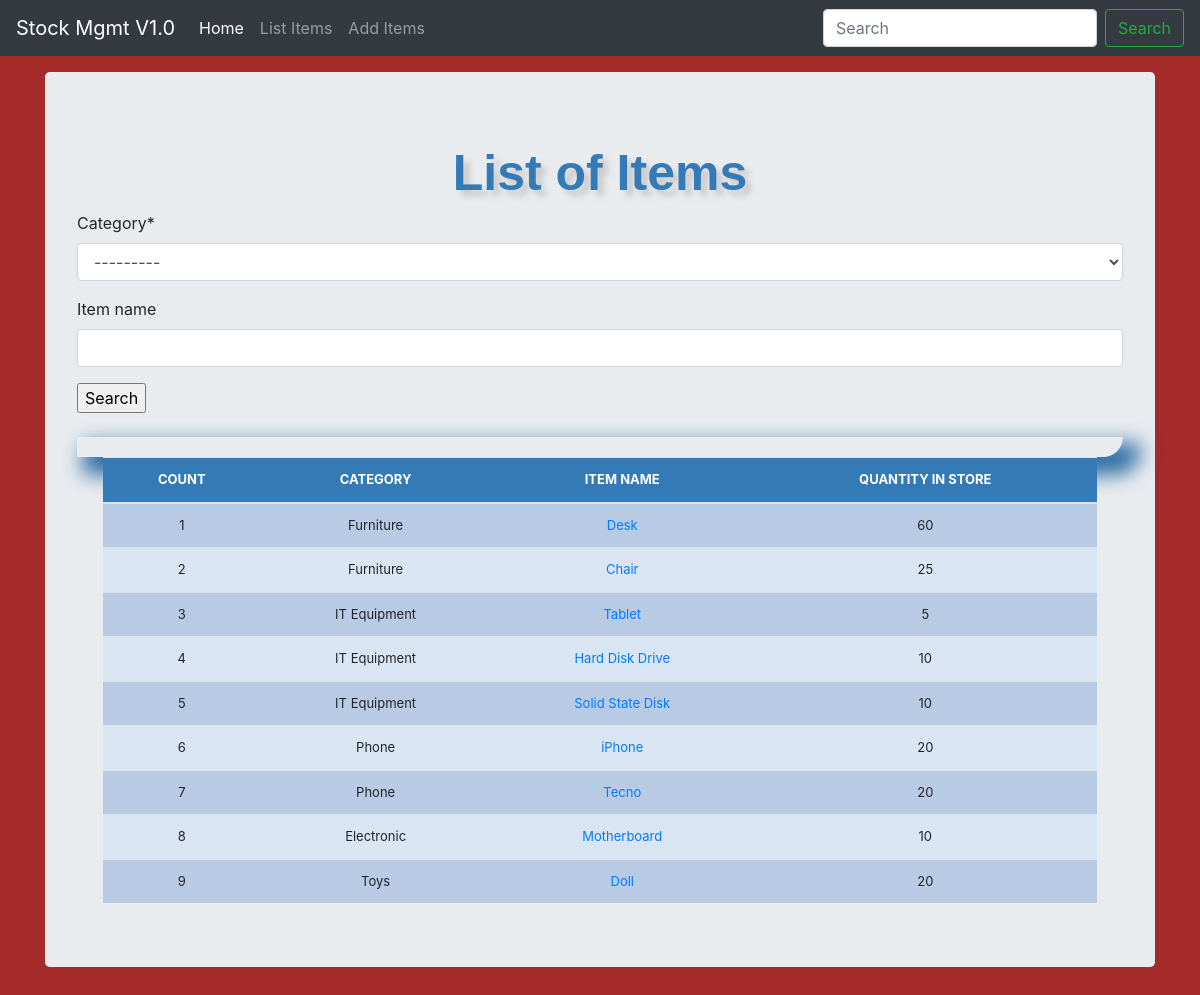
The app's page /list_items/ with its own data.
### stockmgmgt/models.py (models this page shows, shortened)
class Stock(models.Model):
    category = models.ForeignKey(Category, on_delete=models.CASCADE)
    item_name = models.CharField(max_length=50, blank=True, null=True)
    quantity = models.IntegerField(default='0', blank=True, null=True)
    receive_quantity = models.IntegerField(default='0', blank=True, null=True)
    receive_by = models.CharField(max_length=50, blank=True, null=True)
    issue_quantity = models.IntegerField(default='0', blank=True, null=True)
    issue_by = models.CharField(max_length=50, blank=True, null=True)
    issue_to = models.CharField(max_length=50, blank=True, null=True)
    phone_number = models.CharField(max_length=50, blank=True, null=True)
    created_by = models.CharField(max_length=50, blank=True, null=True)
    reorder_level = models.IntegerField(default='0', blank=True, null=True)
    last_updated = models.DateTimeField(auto_now_add=False, auto_now=True)
    export_to_CSV = models.BooleanField(default=False)

class Category(models.Model):
    name = models.CharField(max_length=50, blank=True, null=True)
    def __str__(self):
        return self.name

### stockmgmgt/views.py (the view, shortened to what this page needs)
# urls.py: path('list_items/', views.list_items, name='list_item'),
def list_items(request):
    header = 'List of Items'
    form = StockSearchForm(request.POST or None)
    queryset = Stock.objects.all()
    context = {
        "form": form,
        "header": header,
        "queryset": queryset,
    }
    return render(request, "list_items.html", context)

### stockmgmgt/forms.py
class StockSearchForm(forms.ModelForm):
    class Meta:
        model = Stock
        fields = ['category', 'item_name']

### stockmgmgt/templates/list_items.html (shortened to what this page needs)
{% load static %} {% load crispy_forms_tags %}
<!DOCTYPE html>
<html lang="en">
<head>
  <link rel="stylesheet" href="https://stackpath.bootstrapcdn.com/bootstrap/4.4.1/css/bootstrap.min.css">
  <link href="{% static 'css/style.css' %}" rel="stylesheet" type="text/css">
</head>
<body>
  {% include 'navbar.html' %}
  <main role="main" class="container">
    <div class="jumbotron">
      <div class="header">{{header}}</div>
      <form method='POST' action=''>{% csrf_token %} {{form|crispy}}
        <input type="submit" value='Search' />
      </form>
      <br>
      <div class="display_table"></div>
      <table class='table'>
        <thead>
          <tr>
            <th>COUNT</th>
            <th>CATEGORY</th>
            <th>ITEM NAME</th>
            <th>QUANTITY IN STORE</th>
          </tr>
        </thead>
        {% for instance in queryset %}
        <tr>
          <td>{{forloop.counter}}</td>
          <td>{{instance.category}}</td>
          <td><a href="{% url 'update_items' instance.id %}">{{instance.item_name}}</a></td>
          <td>{{instance.quantity}}</td>
        </tr>
        {% endfor %}
      </table>
    </div>
  </main>
</body>
</html>

### stockmgmgt/templates/navbar.html (shortened to what this page needs)
<nav class="navbar navbar-expand-md navbar-dark fixed-top bg-dark">
  <a class="navbar-brand" href="#">Stock Mgmt V1.0</a>
  <div class="collapse navbar-collapse" id="navbarCollapse">
    <ul class="navbar-nav mr-auto">
      <li class="nav-item active">
        <a class="nav-link" href="/">Home <span class="sr-only">(current)</span></a>
      </li>
      <li class="nav-item">
        <a class="nav-link" href="/list_items">List Items</a>
      </li>
      <li class="nav-item">
        <a class="nav-link" href="/add_items">Add Items</a>
      </li>
    </ul>
    <form class="form-inline mt-2 mt-md-0">
      <input class="form-control mr-sm-2" type="text" placeholder="Search" aria-label="Search">
      <button class="btn btn-outline-success my-2 my-sm-0" type="submit">Search</button>
    </form>
  </div>
</nav>

### stockmgmgt/static/css/style.css (style rules this page uses)
body { background-color: brown; min-height: 75rem; padding-top: 4.5rem; }
.table { font-size: 13px; text-align: center; width: 95%; margin: auto; }
.table tr:nth-child(odd) { background: #B8CAE4 }
.table tr:nth-child(even) { background: #dae5f4 }
th { background-color: #337ab7; color: white; }
.display_table { border-bottom-right-radius: 20px; padding-left: 5px; padding-right: 5px; padding-bottom: 20px; box-shadow: 12px 12px 20px 6px #2e6da4; }
.header { font-family: helvetica; color: #337ab7; font-size: 50px; text-align: center; width: 100%; text-shadow: 6px 6px 6px #c9c6c6; display: block; font-weight: bolder; }

### records on screen
Stock: category "Furniture", item_name "Desk", quantity "60"
Stock: category "Furniture", item_name "Chair", quantity "25"
Stock: category "IT Equipment", item_name "Tablet", quantity "5"
Stock: category "IT Equipment", item_name "Hard Disk Drive", quantity "10"
Stock: category "IT Equipment", item_name "Solid State Disk", quantity "10"
Stock: category "Phone", item_name "iPhone", quantity "20"
Stock: category "Phone", item_name "Tecno", quantity "20"
Stock: category "Electronic", item_name "Motherboard", quantity "10"
Stock: category "Toys", item_name "Doll", quantity "20"

### other values on screen
{{ header }} "List of Items"
